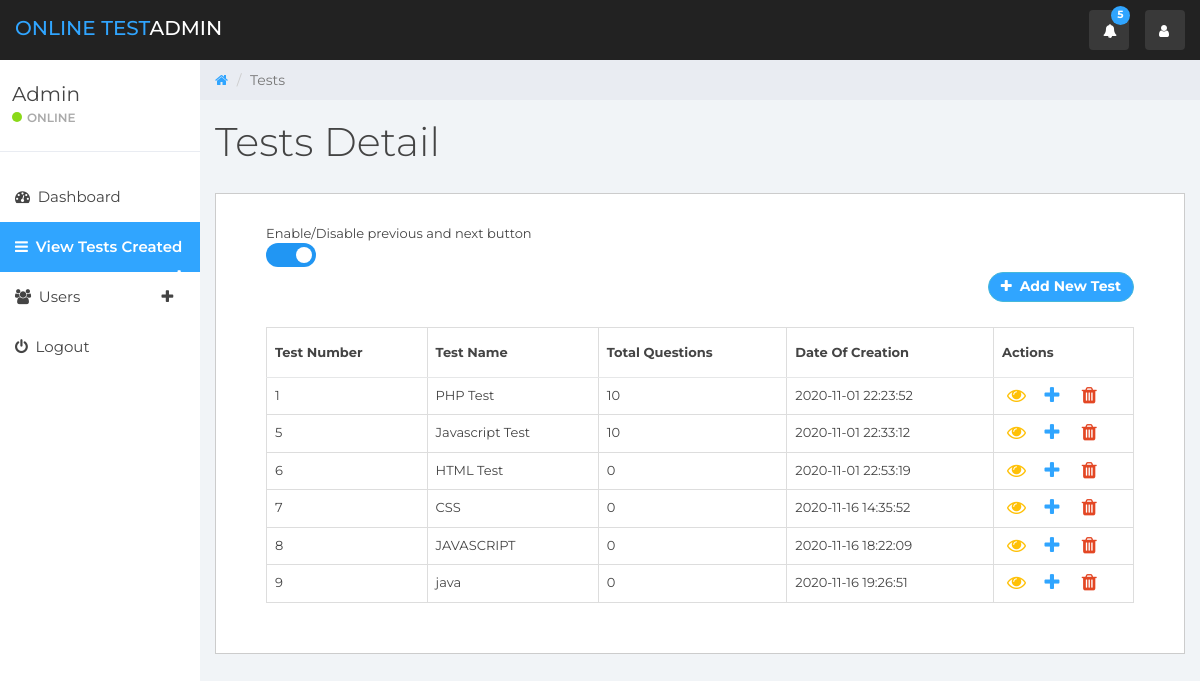
Screenshot of /admin/tests.php (signed in) with the database file from the repository.
### tables this page shows
CREATE TABLE `exam` (
  `exam_id` int(11) NOT NULL,
  `exam_title` varchar(100) NOT NULL,
  `date` datetime NOT NULL
);

### admin/tests.php (the view, shortened to what this page needs)
<?php
include('header.php');
?>
	<?php include('sidebar.php'); ?>
	<div class="col-sm-9 col-sm-offset-3 col-lg-10 col-lg-offset-2 main">
		<div class="row">
			<ol class="breadcrumb">
				<li><a href="index.php">
					<em class="fa fa-home"></em>
				</a></li>
				<li class="active">Tests</li>
			</ol>
		</div>
		<div class="row">
			<div class="col-lg-12">
				<h1 class="page-header">Tests Detail</h1>
			</div>
		</div>
		<div class="content-box">
				<div class="content-box-content">
					<div class="table-responsive">
        				<div class="table-wrapper">
            				<div class="table-title">
                				<div class="row">
                    				<div class="col-sm-12">
                    					Enable/Disable previous and next button
                        				<form action="status.php" method="get" id="enable_disable">
                                        	<label class="switch">
      											<span class="slider round"></span>
    										</label>
                                        </form>
                        				<a href="addTest.php" class="btn btn-info add-new"><i class="fa fa-plus"></i> Add New Test</a>
                    				</div>
                				</div>
            				</div>
            				<table class="table table-bordered">
                                <thead>
                                    <tr>
                                        <th>Test Number</th>
                                        <th>Test Name</th>
                                        <th>Total Questions</th>
                                        <th>Date Of Creation</th>
                                        <th style="min-width:140px;">Actions</th>
                                    </tr>
                                </thead>
                                <tbody>
                                <?php
                                $sql = "SELECT * FROM exam";
                                $result = $conn->query($sql);
                                if ($result->num_rows > 0) {
                                    while ($row = $result->fetch_assoc()) {
                                ?>
                                <tr>
                                	<td><?php echo $row['exam_id'];?></td>
                                    <td><?php echo $row['exam_title'];?></td>
                                    <td><?php
                                    $sql1 = "SELECT * FROM questions WHERE exam_no='".$row['exam_id']."'";
                                    $result1 = $conn->query($sql1);
                                    $exam_no = $row['exam_id'];
                                    $count = $result1->num_rows;
                                    echo $count;
                                    ?></td>
                                    <td><?php echo $row['date'];?></td>
									<td style="min-width:140px;">
				                        <a class="edit" href="viewTest.php?test_id=<?php echo $exam_no;  ?>" data-toggle="tooltip" title="View Test"><i class="fa fa-eye"></i></a>
				                        <a class="addd" href="addQuestion.php?test_id=<?php echo $exam_no; ?>" data-toggle="tooltip" title="Add Question"><i class="fa fa-plus"></i></a>
				                        <a class="delete" href="deleteTest.php?action=remove&test_id=<?php echo $exam_no; ?>" data-toggle="tooltip" title="Delete Test"><i class="fa fa-trash"></i></a>
				                    </td>
                                </tr>
                                <?php
                                    }
                                }
                                ?>
                                </tbody>
                            </table>
				        </div>
    				</div>
				</div>
			</div>
	</div>
	<?php include('footer.php'); ?>

### admin/sidebar.php (shortened to what this page needs)
<?php
$url = $_SERVER['REQUEST_URI'];
$path = parse_url($url, PHP_URL_PATH);
$filename = basename($path);
$test_menu = array('tests.php', 'addTest.php', 'viewTest.php', 'addQuestion.php');
$user_menu = array('testResult.php', 'users.php');
?>
<div id="sidebar-collapse" class="col-sm-3 col-lg-2 sidebar">
	<div class="profile-sidebar">
		<div class="profile-usertitle">
			<div class="profile-usertitle-name">
				<?php
				$sql = "SELECT * FROM admin WHERE admin_id='".$_SESSION['admindata']['admin_id']."'";
				$result = $conn->query($sql);
				if ($result->num_rows > 0) {
					$row = $result->fetch_assoc();
                    echo ucfirst($row['name']);
                } ?>
                </div>
			<div class="profile-usertitle-status">
				<?php
				if (isset($_SESSION['admindata']['admin_email'])) : ?>
					<span class="indicator label-success"></span>Online
				<?php endif;?>
			</div>
		</div>
	</div>
	<ul class="nav menu">
		<li <?php if($filename == 'index.php'): ?>class="current"<?php endif; ?>><a href="index.php"><em class="fa fa-dashboard">&nbsp;</em> Dashboard</a></li>
		<li class="parent <?php if(in_array($filename,$test_menu)): ?>current<?php endif; ?>">
			<a data-toggle="collapse" href="#sub-item-1">
				<em class="fa fa-navicon">&nbsp;</em> View Tests Created<span data-toggle="collapse" href="#sub-item-1" class="icon pull-right"><em class="fa fa-plus"></em></span>
			</a>
		<li class="parent <?php if(in_array($filename,$user_menu)): ?>current<?php endif; ?>">
			<a data-toggle="collapse" href="#sub-item-2">
				<em class="fa fa-users">&nbsp;</em> Users<span data-toggle="collapse" href="#sub-item-1" class="icon pull-right"><em class="fa fa-plus"></em></span>
			</a>
		</li>		</li>
		<li><a href="logout.php"><em class="fa fa-power-off">&nbsp;</em> Logout</a></li>
	</ul>
</div>

### admin/css/styles.css (style rules this page uses)
body { background: #f1f4f7; padding-top: 60px; font-size: 14px; color: #444; font-family: Montserrat, "Helvetica Neue", Helvetica, Arial, sans-serif }
a, a:focus, a:hover { color: #30a5ff }
h1, h2, h3, h4, h5, h6 { color: #444 }
h1 { font-weight: 300; font-size: 40px }
.label-success { background-color: #8ad919 }
.sidebar { display: block; padding: 0; display: none; box-shadow: none; background: #fff }
.sidebar ul { margin: 20px 0 }
@media (min-width: 768px) { .sidebar { display: block; position: fixed; top: 60px; bottom: 0; left: 0; z-index: 1000; display: block; margin: 0; padding: 0; overflow-x: hidden; overflow-y: auto } }
.sidebar ul.nav li a { height: 50px; font-size: 15px; line-height: 2em; color: #444 }
.sidebar ul.nav li.current a { background-color: #30a5ff; color: #fff; font-weight: 600 }
.profile-sidebar { padding: 10px 0; border-bottom: 1px solid #e9ecf2 }
.indicator { width: 10px; height: 10px; display: inline-block; border-radius: 9999px; margin-right: 5px }
.profile-usertitle { float: left; text-align: left; margin: 10px 0 0 12px }
.profile-usertitle-name { font-size: 20px; margin-bottom: 0 }
.profile-usertitle-status { text-transform: uppercase; color: #aaa; font-size: 12px; font-weight: 600; margin-bottom: 15px }
.breadcrumb { border-radius: 0; padding: 10px 15px 10px 15px; background: #e9ecf2; margin: 0 }
h1.page-header { margin-top: 20px; border-bottom: 0 }
.table { background: #fff }
.table>thead>tr>th { border-bottom: 1px solid #e6e7e8; vertical-align: middle; height: 50px }
.content-box { border: 1px solid #ccc; margin: 0 0 40px 0; background: #fff }
.content-box-content { padding: 30px; font-size: 13px }
.content-box-content .table-wrapper { padding: 0 20px }
.content-box-content .table-title .add-new { float: right; height: 30px; font-weight: 700; text-shadow: none; min-width: 100px; border-radius: 50px; line-height: 13px; background: #30a5ff; margin-bottom: 25px }
.content-box-content .table-title .add-new i { margin-right: 4px }
.content-box-content table.table th:last-child { width: 100px }
.content-box-content table.table td a { cursor: pointer; display: inline-block; margin: 0 5px; min-width: 24px }
.content-box-content table.table td a.edit { color: #ffc107 }
.content-box-content table.table td a.delete { color: #e34724 }
.content-box-content table.table td i { font-size: 19px }
.switch { position: relative; display: inline-block; width: 50px; height: 24px; }
.slider { position: absolute; cursor: pointer; top: 0; left: 0; right: 0; bottom: 0; background-color: #ccc; -webkit-transition: .4s; transition: .4s; }
.slider:before { position: absolute; content: ""; height: 16px; width: 16px; left: 4px; bottom: 4px; background-color: white; -webkit-transition: .4s; transition: .4s; }
.toggle:checked + .slider { background-color: #2196F3; }
.toggle:checked + .slider:before { -webkit-transform: translateX(26px); -ms-transform: translateX(26px); transform: translateX(26px); }
.slider.round { border-radius: 34px; }
.slider.round:before { border-radius: 50%; }

### rows the page displays
exam: exam_id "1", exam_title "PHP Test", count "10", date "2020-11-01 22:23:52"
exam: exam_id "5", exam_title "Javascript Test", count "10", date "2020-11-01 22:33:12"
exam: exam_id "6", exam_title "HTML Test", count "0", date "2020-11-01 22:53:19"
exam: exam_id "7", exam_title "CSS", count "0", date "2020-11-16 14:35:52"
exam: exam_id "8", exam_title "JAVASCRIPT", count "0", date "2020-11-16 18:22:09"
exam: exam_id "9", exam_title "java", count "0", date "2020-11-16 19:26:51"

### other values shown
$row['name'] "Admin"
